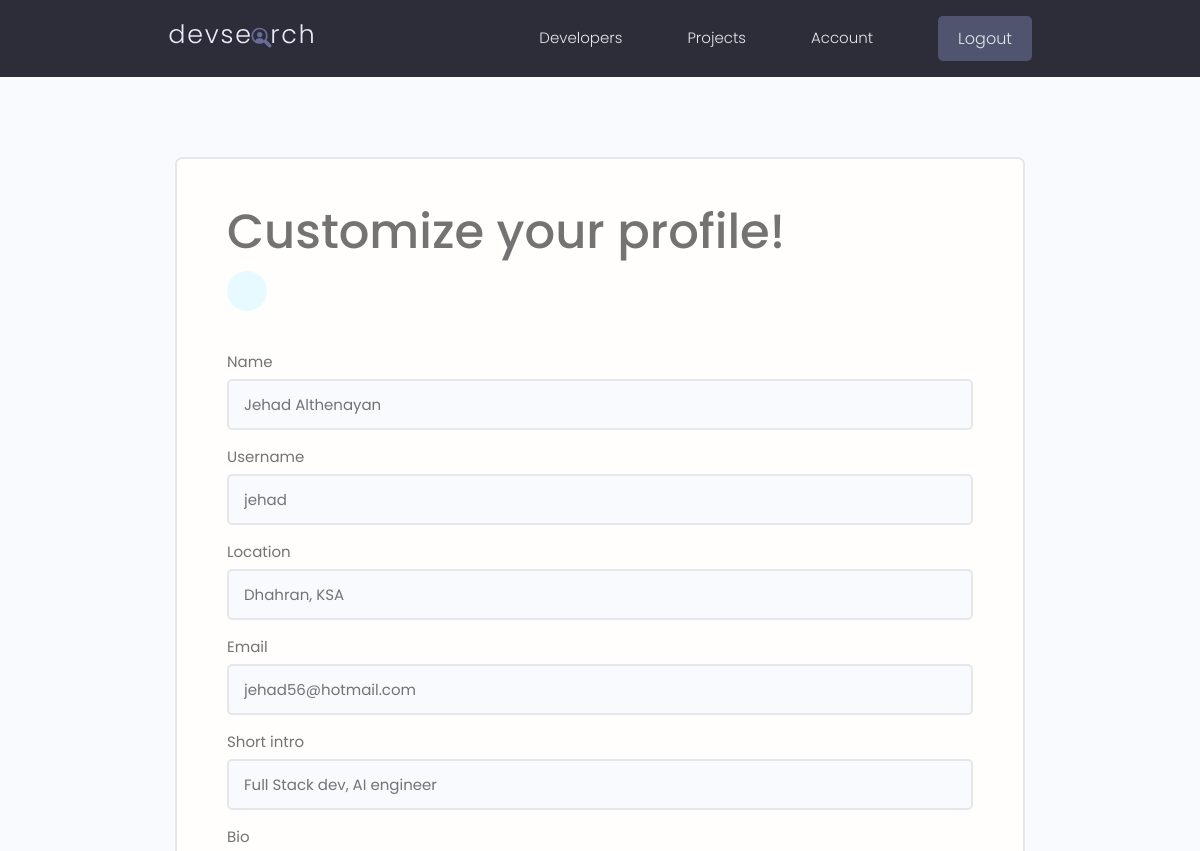
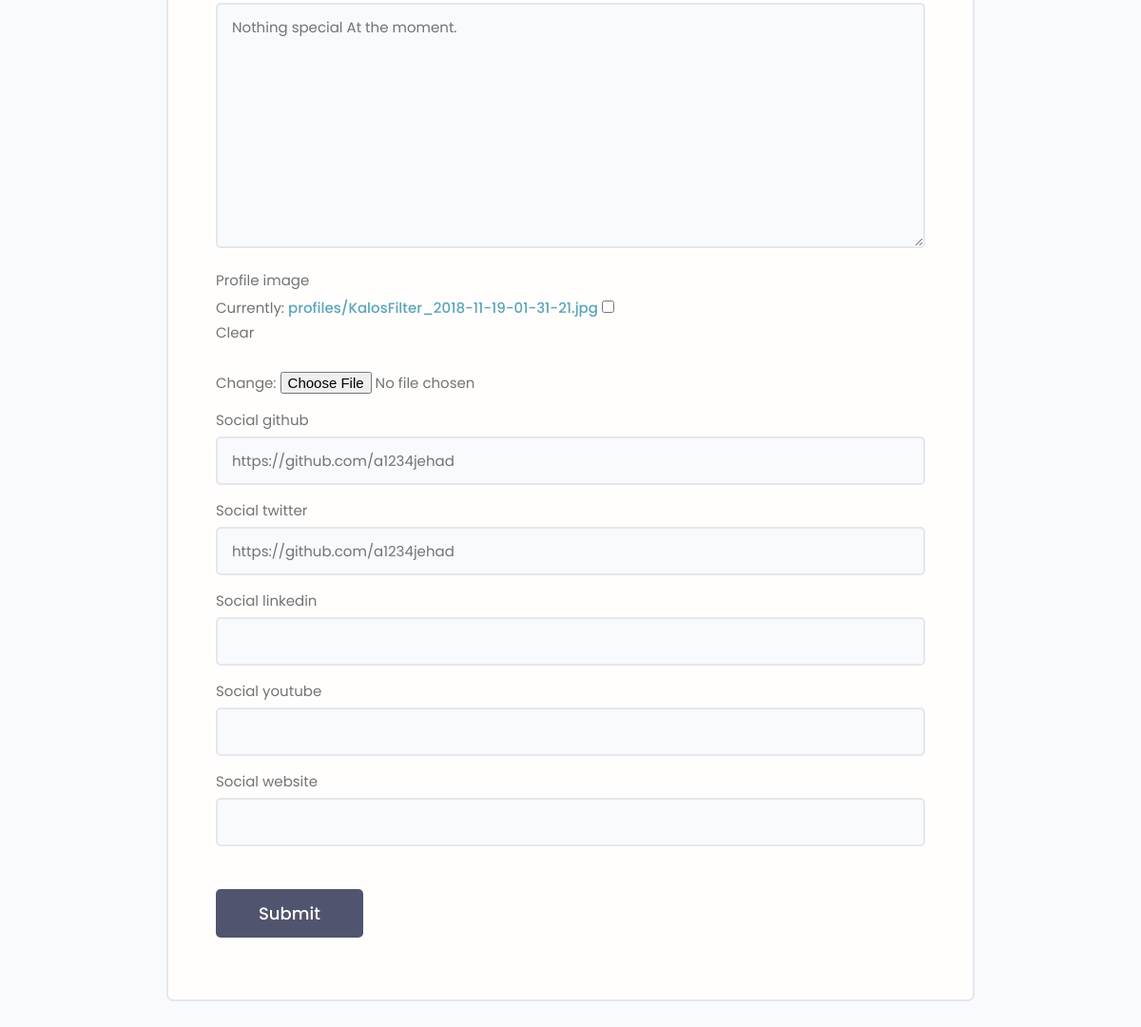
The page /users/edit-account/ (signed in) on the database its author committed (2 pictures, top to bottom).
### users/models.py (models this page shows, shortened)
class Profile(models.Model):
    user = models.OneToOneField(User,on_delete=models.CASCADE,null=True,blank=True)
    name = models.CharField(max_length=200,null=True,blank=True)
    username = models.CharField(max_length=200,null=True,blank=True)
    location = models.CharField(max_length=200,null=True,blank=True)
    email= models.EmailField(max_length=200,null=True,blank=True)
    short_intro = models.CharField(max_length=500,null=True,blank=True)
    bio = models.TextField(null=True,blank=True)
    profile_image =  models.ImageField(null=True,blank=True,upload_to='profiles/',default='profiles/user-default.png')
    social_github = models.CharField(max_length=200,null=True,blank=True)
    social_twitter = models.CharField(max_length=200,null=True,blank=True)
    social_linkedin = models.CharField(max_length=200,null=True,blank=True)
    social_youtube = models.CharField(max_length=200,null=True,blank=True)
    social_website = models.CharField(max_length=200,null=True,blank=True)
    created = models.DateTimeField(auto_now_add=True) # date and time stamp
    id = models.UUIDField(default=uuid.uuid4,unique=True,primary_key=True,editable=False)

### users/views.py (the view)
# urls.py: path('edit-account/',views.editAccount,name="edit-account"),
@login_required(login_url='login')
def editAccount(req):
    profile = req.user.profile
    form = ProfileForm(instance=profile)
    context = {'form':form}
    if req.method == 'POST':
        form = ProfileForm(req.POST,req.FILES,instance=profile)
        if form.is_valid():
            form.save()
            return redirect('account')
    return render(req,"users/profile_form.html",context)

### users/forms.py
class ProfileForm(ModelForm):
    class Meta:
        model = Profile
        fields = ["name",
        "username",
        "location",
        "email",
        "short_intro",
        "bio",
        "profile_image",
        "social_github",
        "social_twitter",
        "social_linkedin",
        "social_youtube",
        "social_website"]
    def __init__(self,*args,**kwargs):
        super(ProfileForm,self).__init__(*args,**kwargs)
        for name, field in self.fields.items():
            field.widget.attrs.update({'class': 'input'})

### users/templates/users/profile_form.html (shortened to what this page needs)
{% extends 'main.html' %}
{% block content %}
<main class="formPage my-xl">
    <div class="content-box">
        <div class="formWrapper">
            <h1>Customize your profile!</h1>
            <a class="backButton" href="{% url 'account' %}"></a>
            <br>
            <form class="form" method="POST" action="{% url 'edit-account' %}" enctype="multipart/form-data">
                {% for field in form %}
                <div class="form__field">
                    <label for="formInput#text">{{field.label}}</label>
                    {{field}}
                </div>
                {% endfor %}
                <input class="btn btn--sub btn--lg  my-md" type="submit" value="Submit" />
            </form>
        </div>
    </div>
</main>
{% endblock content %}

### static/styles/app.css (style rules this page uses)
:root { --color-sub: #2d2d39; }
.btn--sub { background-color: var(--color-sub-light); }
.content-box { width: 95%; max-width: 85rem; margin: 0 auto; }
.backButton { background: var(--color-main-light); color: var(--color-main); width: 4rem; height: 4rem; display: flex; align-items: center; justify-content: center; border-radius: 50%; }
.formPage .formWrapper { list-style: none; background: var(--color-white); padding: 3.5rem 5rem; border: 2px solid var(--color-light); border-radius: 0.7rem; }

### static/uikit/styles/modules/_variables.css (style rules this page uses)
:root { --color-main: #5aa5b9; --color-main-light: #e6faff; --color-sub: #3f4156; --color-sub-light: #51546e; --color-sub-lighter: #ededfd; --color-text: #737373; --color-gray: #8b8b8b; --color-light: #e5e7eb; --color-light-gray: #767676; --color-bg: #f8fafd; --color-white: #fffefd; --color-white-light: #f3f3f3; --color-success: #359e64; --color-success-bg: #def8e8; --color-error: #fc4b0b; --color-error-bg: #fff2ee; --font-base: 'Poppins', arial, helvetica, 'Segoe UI', roboto, ubuntu, sans-serif; --font-monospace: 'Fira Code', 'Courier New', courier, monospace; --font-regular: 300; --font-medium: 500; --font-bold: 700; --generic-shadow: 1px 1px 5px #00000010; --generic-transition: all 0.3s ease-in-out; }

### static/uikit/styles/modules/_base.css (style rules this page uses)
* { margin: 0; padding: 0; box-sizing: border-box; text-rendering: optimizeLegibility; color: inherit; font-size: inherit; }
html { font-size: 50%; }
@media only screen and (min-width: 480px) { html { font-size: 56.25%; } }
@media only screen and (min-width: 1200px) { html { font-size: 62.5%; } }
body { line-height: 1.6; font-weight: 400; font-size: 1.5rem; color: var(--color-text); background-color: var(--color-bg); min-height: 100vh; }

### static/uikit/styles/modules/_typography.css (style rules this page uses)
* { font-family: var(--font-base); }
h1 { font-size: 4.8rem; font-weight: var(--font-medium); }
a { padding-bottom: 2px; text-decoration: none; display: inline-block; color: var(--color-main); font-weight: var(--font-medium); }

### static/uikit/styles/modules/_utilities.css (style rules this page uses)
.my-md { margin: 3rem auto; }
.my-xl { margin: 8rem auto; }

### static/uikit/styles/modules/_button.css (style rules this page uses)
.btn { display: inline-block; position: relative; cursor: pointer; background-color: var(--color-light); font-weight: var(--font-medium); color: var(--color-sub); text-decoration: none; padding: 1rem 2rem; border-radius: 0.5rem; border: none; width: -webkit-fit-content; width: -moz-fit-content; width: fit-content; height: -webkit-fit-content; height: -moz-fit-content; height: fit-content; font-size: 1.6rem; outline-width: 0; outline-color: transparent; -webkit-backface-visibility: hidden; backface-visibility: hidden; transition: all 0.3s ease-in-out; }
.btn--sub { background-color: var(--color-sub); color: var(--color-white); }
.btn--lg { font-size: 1.8rem; padding: 1.2rem 4.5rem; }

### static/uikit/styles/modules/_form.css (style rules this page uses)
.form { display: block; }
.form__field { margin-top: 1.5rem; margin-bottom: 1.5rem; }
.form__label, .form__field > label { display: block; margin-bottom: 0.5rem; color: var(--color-text); }
input.input[type='text'], input.input[type='email'], input.input[type='password'], input.input[type='number'], textarea.input { min-width: 24rem; width: 100%; padding: 1.2rem 1.5rem; border-radius: 0.5rem; border: 2px solid var(--color-light); transition: all 0.3s ease-in-out; background-color: var(--color-bg); }

### rows shown on the page
Profile: form "Jehad Althenayan" "jehad" "Dhahran, KSA" "jehad56@hotmail.com" "Full Stack dev, AI engineer" "Nothing special At the moment." "https://github.com/a1234jehad" "https://github.com/a1234jehad"

### other values the page prints
{{ field.label }} "Name" "Username" "Location" "Email" "Short intro" "Bio" "Profile image" "Social github" "Social twitter" "Social linkedin" "Social youtube" "Social website"
